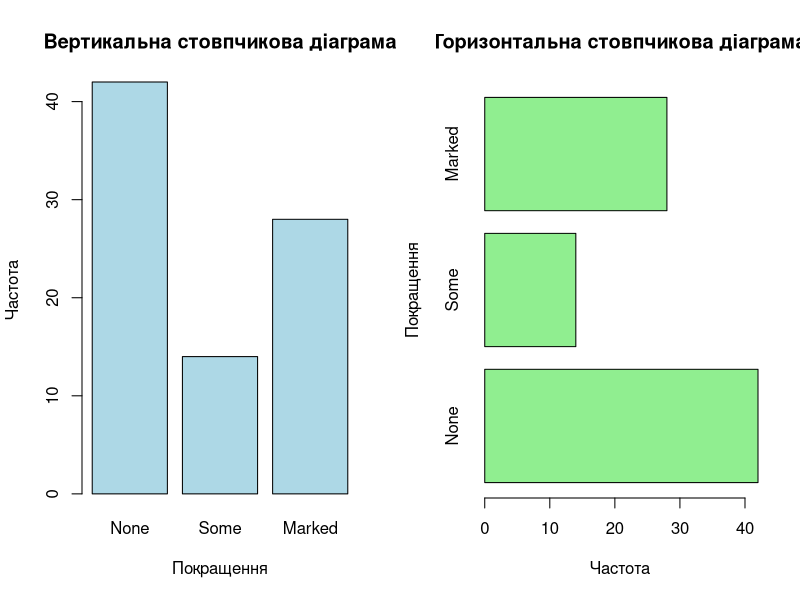
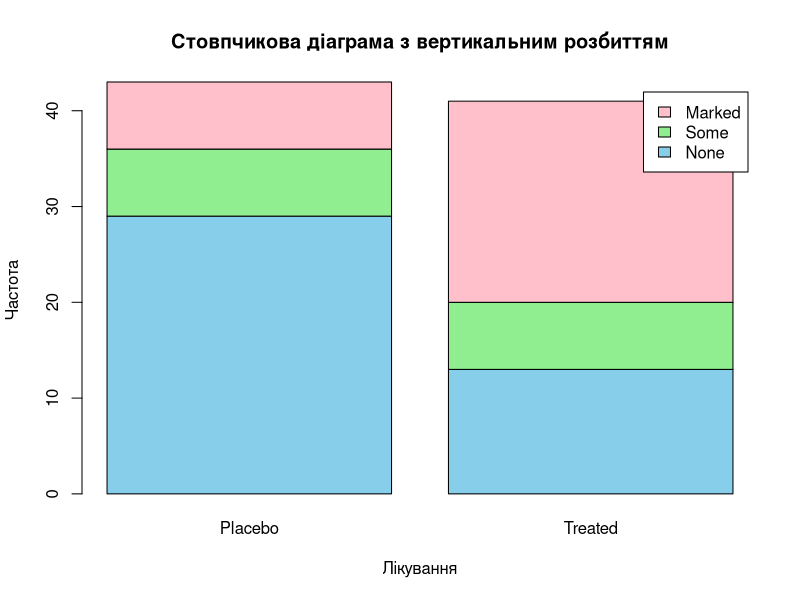
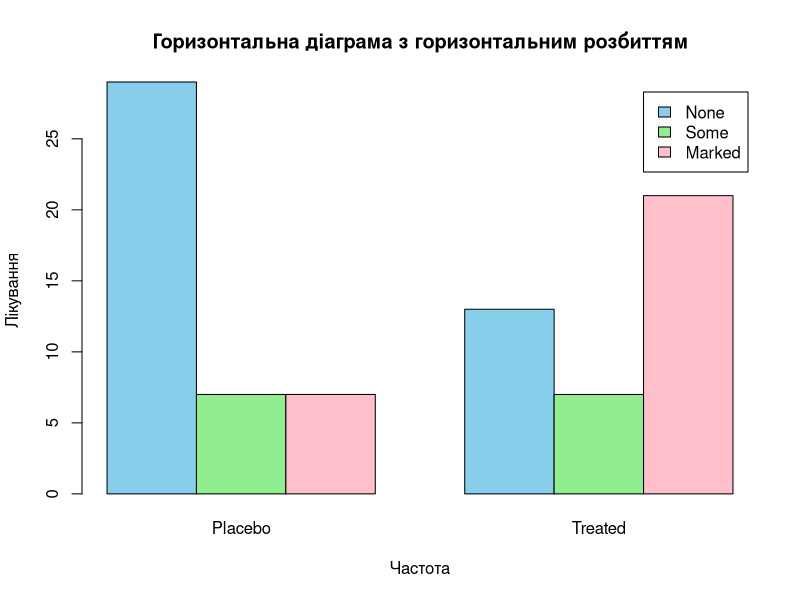
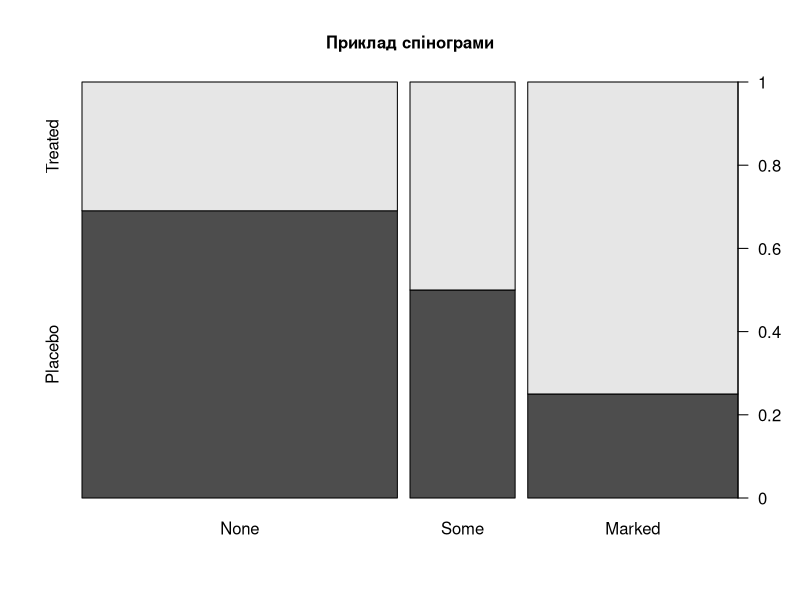
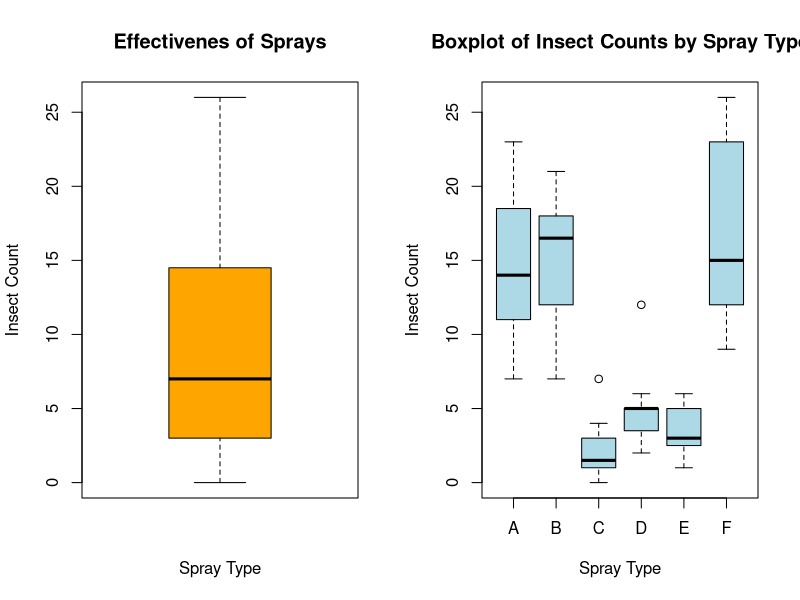
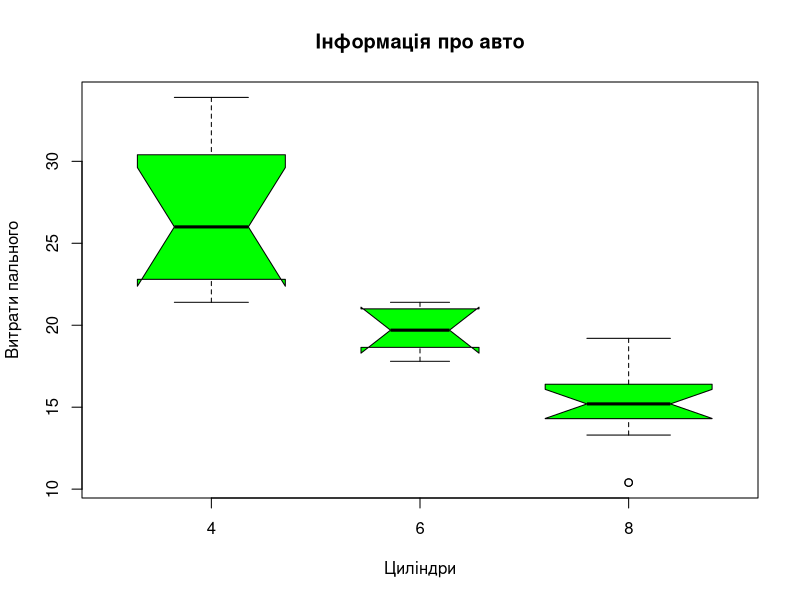
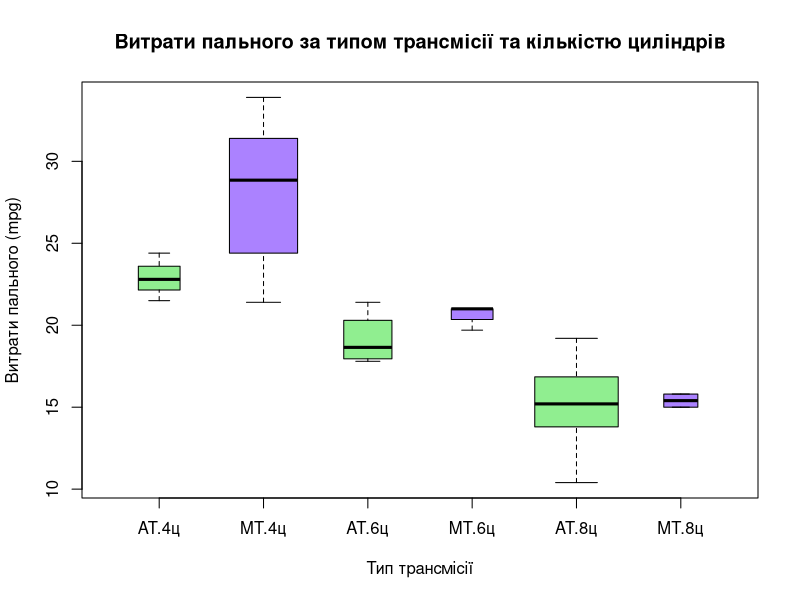
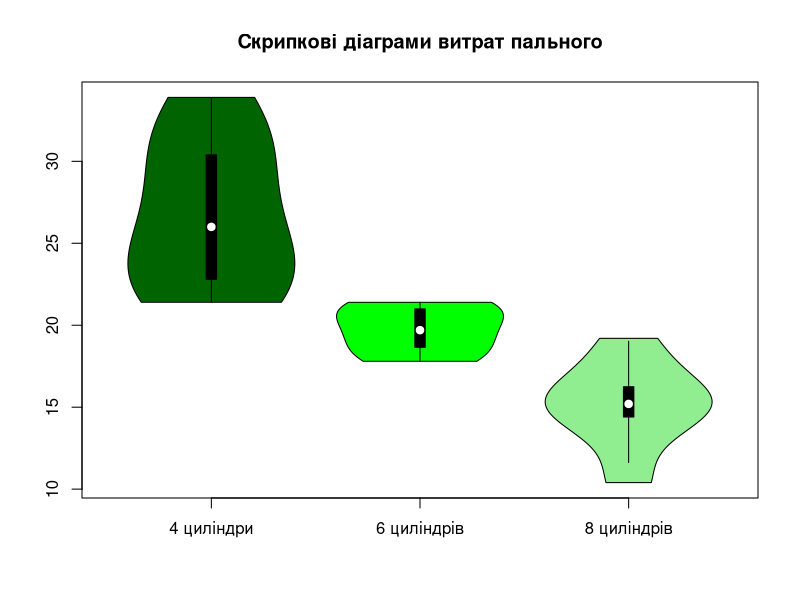

R code for these plots, in order:
# 1. Встановіть пакет vcd. Завантажте таблицю Arthritis, яка є частиною інстальованого 
# пакету.Таблиця  містить  дані клінічного  випробування,  що  досліджувало  нове 
# лікування ревматоїдного артриту.

install.packages("vcd")
library(vcd)

data("Arthritis")
head(Arthritis)

summary(Arthritis)

# 2. Побудуйте  прості  стовпчикові  вертикальну  та  горизонтальну  діаграми  
# частоти різної реакції (None,  Some,  Marked) досліджуваних пацієнтів на ліки 
# або плацебо. Для цього потрібно використат истовпець Improved таблиці Arthritis. 
# Для визначення частоти зустрічі окремих значень у векторі або матриці можна 
# використати функцію table(). Для побудови стовпчикових діаграм можна використати 
# функції plot або barplot.

freq <- table(Arthritis$Improved)
par(mfrow = c(1, 2))
barplot(freq, main = "Вертикальна стовпчикова діаграма", 
        xlab = "Покращення", ylab = "Частота", col = "lightblue")

barplot(freq, main = "Горизонтальна стовпчикова діаграма", 
        xlab = "Частота", ylab = "Покращення", horiz = TRUE, col = "lightgreen")


# 3.Побудуйте стовпчикові діаграми з вертикальним та горизонтальним розподілом 
# на підгрупи. Побудова діаграм з групуванням відбувається, якщо в якості 
# аргументу функції barplotвикористовувати не вектор, а матрицю (таблицю). 
# Наприклад,  нашому випадку для дослідження реакції пацієнта на різні методи 
# лікування можна використати таке формування матриці.

counts <- table(Arthritis$Improved, Arthritis$Treatment)
par(mfrow = c(1, 1))

barplot(counts, main = "Стовпчикова діаграма з вертикальним розбиттям", 
        xlab = "Лікування", ylab = "Частота", col = c("skyblue", "lightgreen", "pink"), 
        legend = rownames(counts))

barplot(counts, main = "Горизонтальна діаграма з горизонтальним розбиттям", 
        xlab = "Частота", ylab = "Лікування", col = c("skyblue", "lightgreen", "pink"), 
        legend = rownames(counts), beside = TRUE)

# 4. Побудуйте спінограми – особливий варіант стовпчикових діаграм, у яких висота 
# кожного результуючого стовпця дорівнює 1, а висоти його складових відображають 
# пропорції. Спінограми створюються за допомогою команди spine() із пакету vcd()
# Реалізуйте в R приклад, який задано наступним скриптом...
# Чи можливо розфарбувати частини спінограми в різні кольори?Якщо так, то зробіть це.

# spine(Improved ~ Age, data = Arthritis, breaks = quantile(Arthritis$Age))


spine(counts, main = "Приклад спінограми")

# spine(counts, main = "Приклад спінограми", col = c("red", "green", "blue"))
# Зробити спінограму різнокольоровою - неможливо.


# 5. Використовуючи  R  команди  для  базової  візуалізації,  
# відтворіть  такий  графік:  (Датасет, який був використаний 
#    для цього зображення InsectSprays, який доступний в базовій Rінсталяції) 

data("InsectSprays")

head(InsectSprays)
str(InsectSprays)

par(mfrow = c(1, 2))

boxplot(InsectSprays$count, 
        main = "Effectivenes of Sprays", col = "orange",
        xlab = "Spray Type", ylab = "Insect Count")

boxplot(count ~ spray, data = InsectSprays, col = "lightblue",
        main = "Boxplot of Insect Counts by Spray Type",
        xlab = "Spray Type", ylab = "Insect Count")


# 6. Для  датасету mtcars побудуйте  вдосконалені діаграми  розмахів
# (boxplot), порівнявши витрати пального для автомобілів з чотирма, 
# шістьма та вісьмома циліндрами.  При  побудові  використати  
# додаткові  параметри notch=TRUE, varwidth=TRUE,  які  дозволяють  
# зобразити  ширину  фігур,  пропорційну  обсягу вибірок. Зафарбуйте 
# фігури на графіку довільним кольором.

mtcars
par(mfrow = c(1, 1))
boxplot(mpg~cyl, data = mtcars, notch=TRUE, varwidth=TRUE,
        col = "green", main = "Інформація про авто",
        xlab = "Циліндри", ylab = "Витрати пального")

# 7.Функція boxplot також дозволяє будувати на одному рисунку діаграми 
# розмахів для декількох факторів. Поставимо, наприклад, задачу 
# дослідити витрати пального не тільки від кількості циліндрів, 
# а й від типу трансмісії автомобіля (механічна чи автоматична). 
# Реалізуйте в R наступний програмний код...

mtcars$cyl.f <-factor(mtcars$cyl,
                      levels=c(4,6,8),
                      labels=c("4ц","6ц","8ц"))

mtcars$am.f <-factor(mtcars$am,levels=c(0,1),
                     labels=c("АТ", "МТ"))

boxplot(mpg ~ am.f * cyl.f,
        data = mtcars, varwidth=TRUE,
        col = c("lightgreen", "mediumpurple1"),
        main = "Витрати пального за типом трансмісії та кількістю циліндрів",
        xlab = "Тип трансмісії", ylab = "Витрати пального (mpg)")


# 8. Для датасету mtcars побудуйте ще одну модифікацію діаграмвитрат 
# пального для автомобілів з чотирма, шістьма та вісьмома циліндрами –
# скрипковідіаграми. Таку діаграму можна створити за допомогою функції 
# vioplot() із пакету з такою ж назвою vioplot. Формат застосування функції
# vioplot() такий...

install.packages("vioplot")
library(vioplot)

x1 <- mtcars$mpg[mtcars$cyl == 4]
x2 <- mtcars$mpg[mtcars$cyl == 6]
x3 <- mtcars$mpg[mtcars$cyl == 8]

vioplot(x1, x2, x3, names = c("4 циліндри", "6 циліндрів", "8 циліндрів"),
        col = c("darkgreen", "green", "lightgreen"))
title("Скрипкові діаграми витрат пального")
